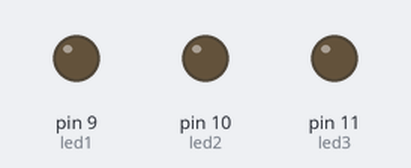
Bench run of a sketch on a simulated Arduino Uno, built with avr-gcc and run on an emulated ATmega328P. On the bench: output pins drawn as LEDs (lit = HIGH).

Above: at 0.05 s.
At 1.55 s:
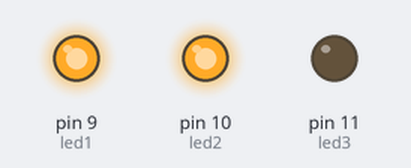
At 3.25 s:
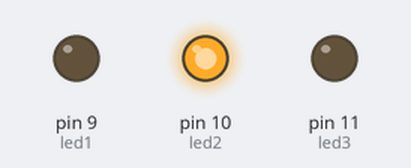
At 6.45 s:
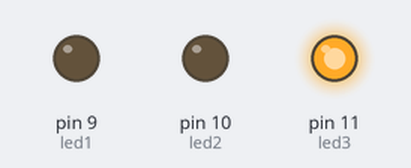
At 9.65 s:
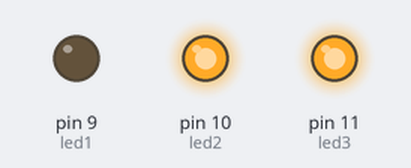
At 12.75 s:
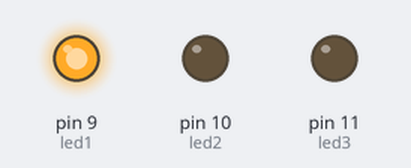
Timing chart, 0 to 13.1 s (numbered marks = the images above):
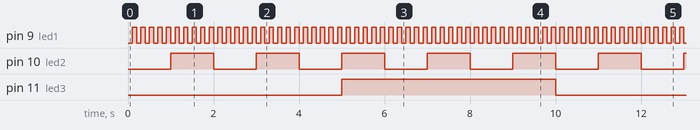

The sketch:

led3blink.ino
```cpp
int led1=9;
int led2=10;
int led3=11;
unsigned long time1=0;
unsigned long time2=0;
unsigned long time3=0;
int period1=100;
int period2=1000;
int period3=5000;
boolean ledstate1=false;
boolean ledstate2=false;
boolean ledstate3=false;
void setup() {
  // put your setup code here, to run once:
  pinMode(led1,OUTPUT);
  pinMode(led2,OUTPUT);
  pinMode(led3,OUTPUT);
}

void loop() {
  // put your main code here, to run repeatedly:


  unsigned long timec=millis();

  while((unsigned long)timec-time1>=period1)
  {
    ledstate1=!ledstate1;
    digitalWrite(led1,ledstate1);
    time1=millis();
  }


  while((unsigned long)timec-time2>=period2)
  {
    ledstate2=!ledstate2;
    digitalWrite(led2,ledstate2);
    time2=millis();
  }


  while((unsigned long)timec-time3>=period3)
  {
    ledstate3=!ledstate3;
    digitalWrite(led3,ledstate3);
    time3=millis();
  }


}
```

Measured:
- by itself, pin 9 (led1): alternates HIGH for 0.10 s and LOW for 0.10 s
- by itself, pin 10 (led2): alternates HIGH for 1.0 s and LOW for 1.0 s
- by itself, pin 11 (led3): alternates HIGH for 5.0 s and LOW for 5.0 s
